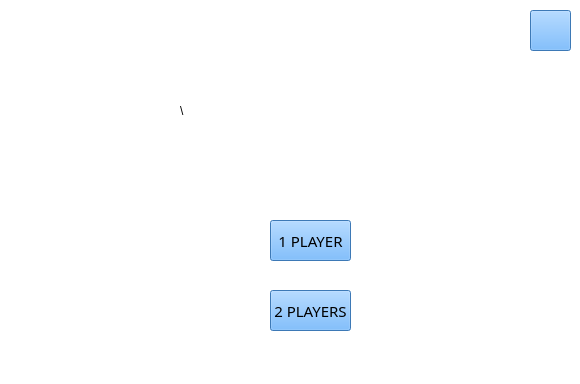
<?xml version="1.0" encoding="UTF-8"?>
<ui version="4.0">
 <class>MainWindow</class>
 <widget class="QMainWindow" name="MainWindow">
  <property name="geometry">
   <rect>
    <x>0</x>
    <y>0</y>
    <width>580</width>
    <height>384</height>
   </rect>
  </property>
  <property name="windowTitle">
   <string>MainWindow</string>
  </property>
  <property name="styleSheet">
   <string notr="true">background-color: rgb(255, 255, 255);</string>
  </property>
  <widget class="QWidget" name="centralwidget">
   <widget class="QPushButton" name="Bot">
    <property name="geometry">
     <rect>
      <x>270</x>
      <y>220</y>
      <width>81</width>
      <height>41</height>
     </rect>
    </property>
    <property name="font">
     <font>
      <family>Stencil</family>
      <pointsize>11</pointsize>
     </font>
    </property>
    <property name="styleSheet">
     <string notr="true">background-color: rgb(85, 170, 255);</string>
    </property>
    <property name="text">
     <string>1 PLAYER</string>
    </property>
   </widget>
   <widget class="QPushButton" name="Person">
    <property name="geometry">
     <rect>
      <x>270</x>
      <y>290</y>
      <width>81</width>
      <height>41</height>
     </rect>
    </property>
    <property name="font">
     <font>
      <family>Stencil</family>
      <pointsize>11</pointsize>
     </font>
    </property>
    <property name="styleSheet">
     <string notr="true">background-color: rgb(85, 170, 255);</string>
    </property>
    <property name="text">
     <string>2 PLAYERS</string>
    </property>
   </widget>
   <widget class="QPushButton" name="sound">
    <property name="geometry">
     <rect>
      <x>530</x>
      <y>10</y>
      <width>41</width>
      <height>41</height>
     </rect>
    </property>
    <property name="styleSheet">
     <string notr="true">background-color: rgb(85, 170, 255);
image:url(:/myimage/image/sound_on.png)</string>
    </property>
    <property name="text">
     <string/>
    </property>
   </widget>
   <widget class="QLabel" name="label">
    <property name="geometry">
     <rect>
      <x>180</x>
      <y>10</y>
      <width>261</width>
      <height>201</height>
     </rect>
    </property>
    <property name="styleSheet">
     <string notr="true">border-image: url(:/myimage/image/background3.jpg);</string>
    </property>
    <property name="text">
     <string>\</string>
    </property>
   </widget>
  </widget>
  <widget class="QMenuBar" name="menubar">
   <property name="geometry">
    <rect>
     <x>0</x>
     <y>0</y>
     <width>580</width>
     <height>18</height>
    </rect>
   </property>
  </widget>
  <widget class="QStatusBar" name="statusbar"/>
 </widget>
 <resources>
  <include location="image.qrc"/>
 </resources>
 <connections/>
</ui>
